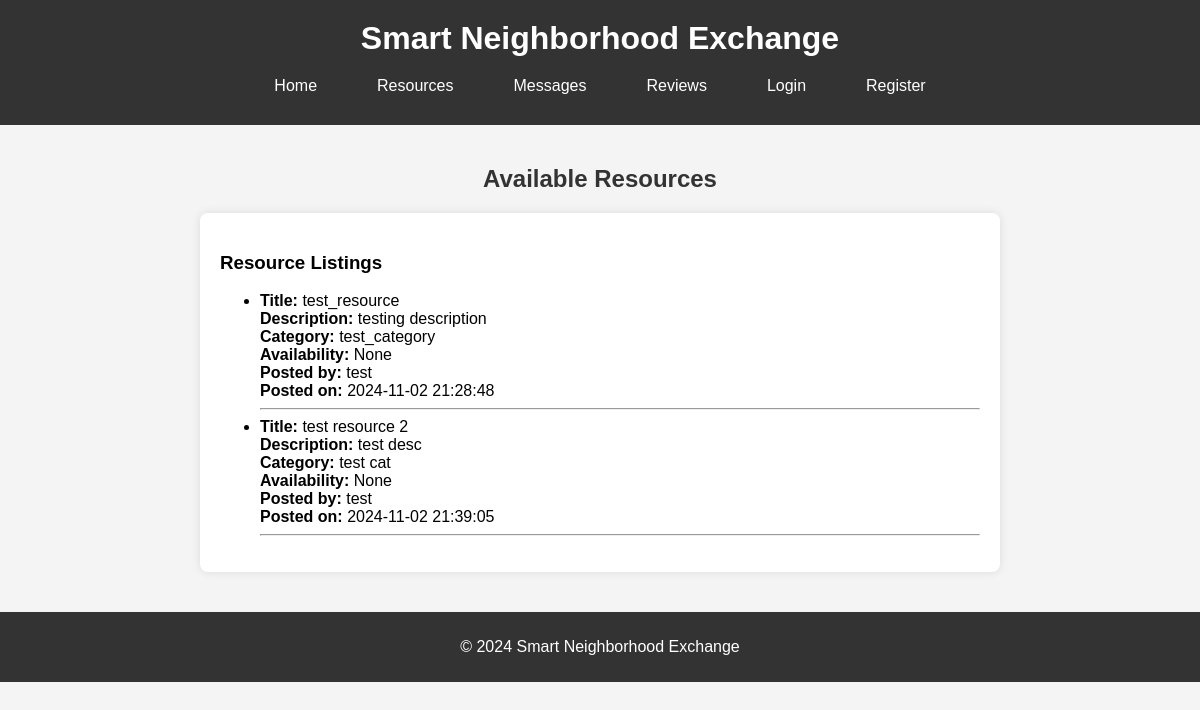
Before: /resources with the older database file.
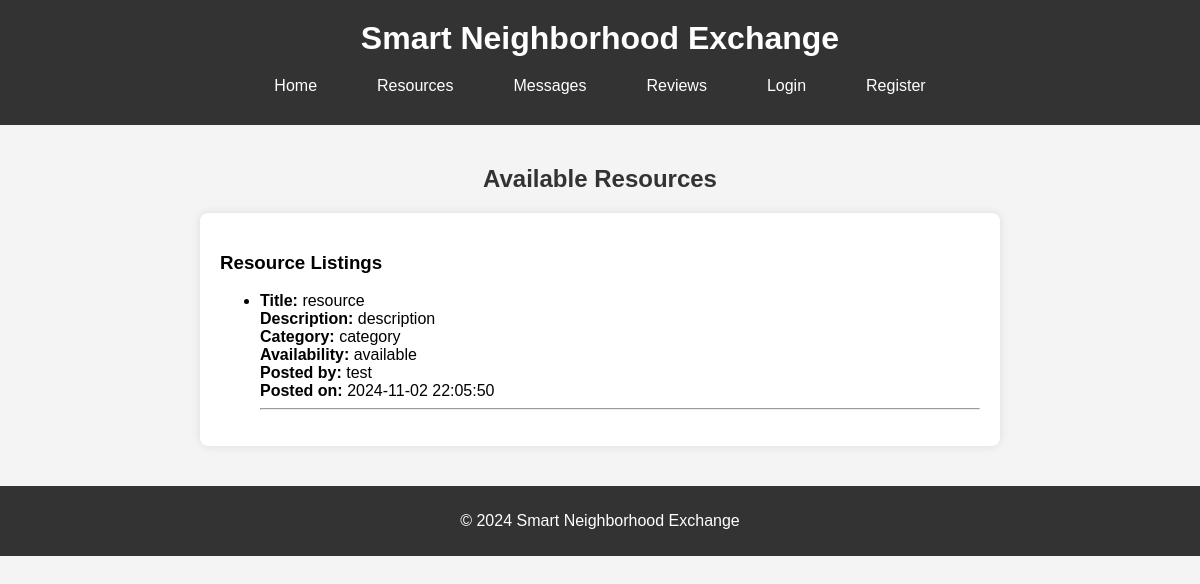
After: the same page with the newer database file.
### tables this page shows
CREATE TABLE Resources (
    resource_id INTEGER PRIMARY KEY AUTOINCREMENT,
    user_id INTEGER,
    title TEXT NOT NULL,
    description TEXT,
    images TEXT,
    category TEXT,
    availability TEXT,
    date_posted TEXT NOT NULL,
    FOREIGN KEY (user_id) REFERENCES Users(user_id)
);

CREATE TABLE Users (
    user_id INTEGER PRIMARY KEY AUTOINCREMENT,
    name TEXT NOT NULL,
    email TEXT NOT NULL UNIQUE,
    password TEXT NOT NULL,
    profile_image TEXT,
    location TEXT
);

### app.py (the view)
@app.route('/resources')
def resources():
    conn = get_db_connection()
    resources = conn.execute('''
        SELECT Resources.*, Users.name AS user_name
        FROM Resources
        JOIN Users ON Resources.user_id = Users.user_id
    ''').fetchall()
    conn.close()
    return render_template('resources.html', resources=resources)

### app.py (called while the page is built)
def get_db_connection():
    conn = sqlite3.connect('exchange.db')
    conn.row_factory = sqlite3.Row
    return conn

### templates/resources.html (shortened to what this page needs)
{% extends 'layout.html' %}
{% block content_title %}Available Resources{% endblock %}
{% block content %}
    <h3>Resource Listings</h3>
    <ul>
        {% for resource in resources %}
            <li>
                <strong>Title:</strong> {{ resource['title'] }}<br>
                <strong>Description:</strong> {{ resource['description'] }}<br>
                <strong>Category:</strong> {{ resource['category'] }}<br>
                <strong>Availability:</strong> {{ resource['availability'] }}<br>
                <strong>Posted by:</strong> {{ resource['user_name'] }}<br>
                <strong>Posted on:</strong> {{ resource['date_posted'] }}
            </li>
            <hr>
        {% endfor %}
    </ul>
{% endblock %}

Changed rows visible on the page:
removed Resources: title "test_resource", description "testing description", category "test_category", availability "None", user_name "test", date_posted "2024-11-02 21:28:48"
removed Resources: title "test resource 2", description "test desc", category "test cat", availability "None", user_name "test", date_posted "2024-11-02 21:39:05"
added Resources: title "resource", description "description", category "category", availability "available", user_name "test", date_posted "2024-11-02 22:05:50"
